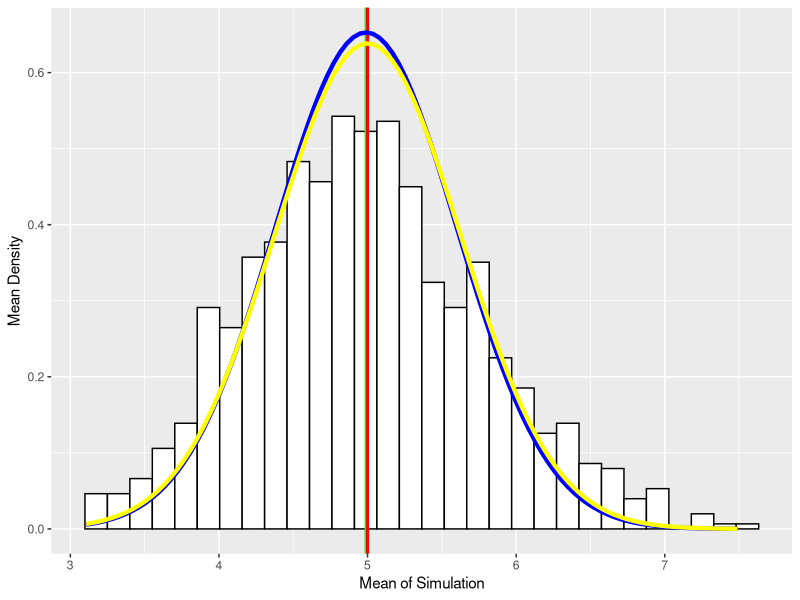

The R source for this figure:
## ---- chunk 1
startSimulations = 1
endSimulations = 1000
lambda <- 0.2
n <- 40

set.seed(1)
simulationMeans <- sapply(startSimulations:endSimulations, function(x) {mean(rexp(n, lambda))})
head(simulationMeans)
## ---- chunk 2
mean(simulationMeans)
## ---- chunk 3
(1/lambda)
## ---- chunk 4
sd(simulationMeans)^2
## ---- chunk 5
((1/lambda)/(sqrt(n)))^2
## ---- chunk 6
library(ggplot2)
meanData <- data.frame(x=simulationMeans)
tVar <- ((1/lambda)/(sqrt(n)))^2

ggplot(meanData, aes(x = simulationMeans)) + 
  geom_histogram(aes(y=..density..), color="black",fill="white") + 
  xlab("Mean of Simulation") + 
  ylab("Mean Density") + 
  geom_vline(xintercept=mean(meanData$x), color="green", lwd=1) +
  geom_vline(xintercept=(1/lambda), color="red", lwd=1) +
  stat_function(fun=dnorm, args=list(mean=mean(meanData$x), sd=sd(meanData$x)^2), color="blue", lwd=1.5) +
  stat_function(fun=dnorm, args=list(mean=1/lambda, sd=tVar), color="yellow", lwd=1.5)
